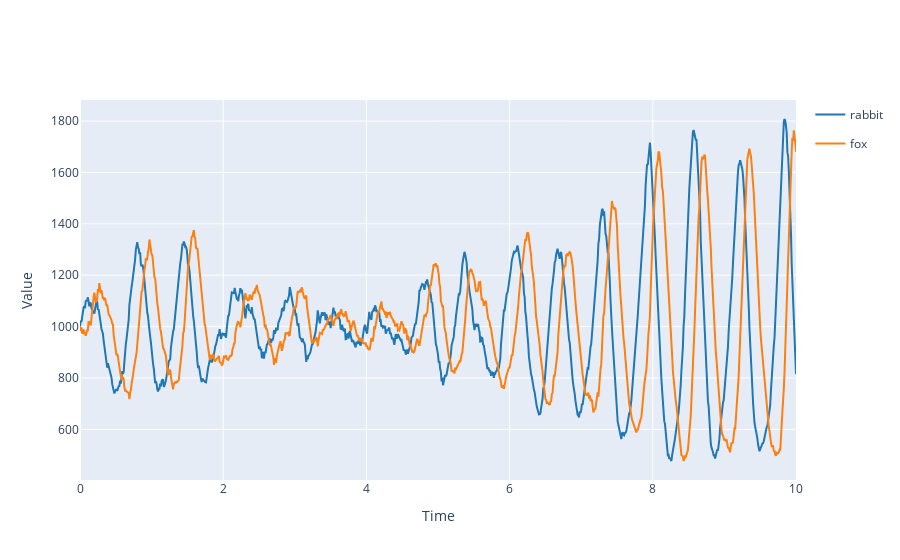

Notebook cell for this chart:
### Markdown cell above
# Visualization

### Code cell
results.plotplotly()

### Figure 1 — Plotly figure (JSON) as saved in the notebook; plotly's stock layout.template omitted (floating-point values rounded to 4 significant figures; data arrays with more than 128 entries replaced by an {"elided": "..."} marker saying what was removed)
{"data": [{"legendgroup": "rabbit", "line": {"color": "#1f77b4"}, "mode": "lines", "name": "rabbit", "type": "scatter", "x": {"elided": "1001 float values"}, "y": {"elided": "1001 int values"}}, {"legendgroup": "fox", "line": {"color": "#ff7f0e"}, "mode": "lines", "name": "fox", "type": "scatter", "x": {"elided": "1001 float values"}, "y": {"elided": "1001 int values"}}], "layout": {"showlegend": true, "title": {"text": ""}, "xaxis": {"title": {"text": "Time"}}, "yaxis": {"title": {"text": "Value"}}}}
